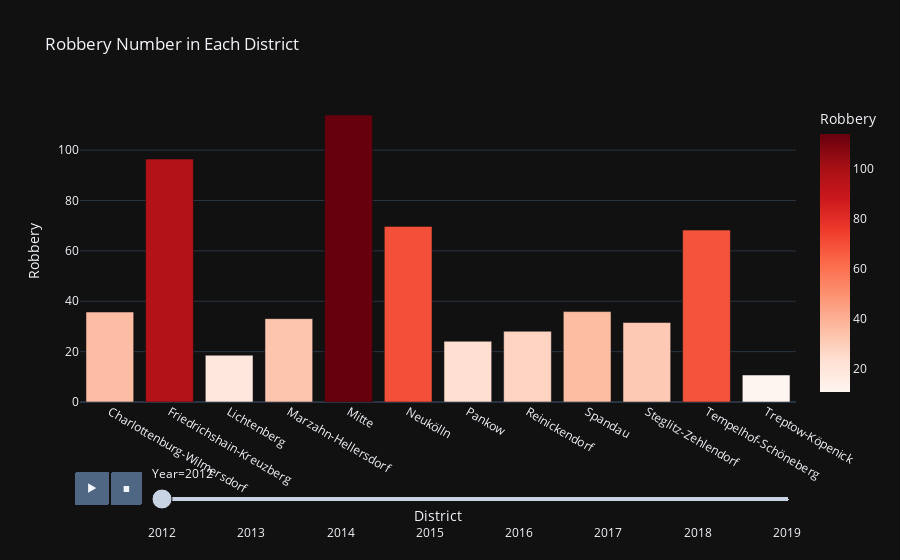

Notebook code cell kept with this figure:
### Code cell
# Filtering The Data We Want
data1 = bc.groupby(['District','Year'],as_index=False)['Robbery'].mean()

# Making The Bar Char
px.bar(data1,x='District',y='Robbery', 
       color= "Robbery",color_continuous_scale = px.colors.sequential.Reds, 
       template = "plotly_dark",
       title = "Robbery Number in Each District" ,
       animation_frame='Year',
      )

### Figure 1 — Plotly figure (JSON) as saved in the notebook; plotly's stock layout.template omitted (floating-point values rounded to 4 significant figures)
{"data": [{"alignmentgroup": "True", "hovertemplate": "Year=2012<br>District=%{x}<br>Robbery=%{marker.color}<extra></extra>", "legendgroup": "", "marker": {"color": [35.72, 96.44, 18.57, 33.1, 113.9, 69.73, 24.12, 28.08, 35.9, 31.56, 68.25, 10.71], "coloraxis": "coloraxis", "pattern": {"shape": ""}}, "name": "", "offsetgroup": "", "orientation": "v", "showlegend": false, "textposition": "auto", "type": "bar", "x": ["Charlottenburg-Wilmersdorf", "Friedrichshain-Kreuzberg", "Lichtenberg", "Marzahn-Hellersdorf", "Mitte", "Neukölln", "Pankow", "Reinickendorf", "Spandau", "Steglitz-Zehlendorf", "Tempelhof-Schöneberg", "Treptow-Köpenick"], "xaxis": "x", "y": [35.72, 96.44, 18.57, 33.1, 113.9, 69.73, 24.12, 28.08, 35.9, 31.56, 68.25, 10.71], "yaxis": "y"}], "layout": {"barmode": "relative", "coloraxis": {"colorbar": {"title": {"text": "Robbery"}}, "colorscale": [[0, "rgb(255,245,240)"], [0.125, "rgb(254,224,210)"], [0.25, "rgb(252,187,161)"], [0.375, "rgb(252,146,114)"], [0.5, "rgb(251,106,74)"], [0.625, "rgb(239,59,44)"], [0.75, "rgb(203,24,29)"], [0.875, "rgb(165,15,21)"], [1, "rgb(103,0,13)"]]}, "legend": {"tracegroupgap": 0}, "sliders": [{"active": 0, "currentvalue": {"prefix": "Year="}, "len": 0.9, "pad": {"b": 10, "t": 60}, "steps": [{"args": [["2012"], {"frame": {"duration": 0, "redraw": true}, "fromcurrent": true, "mode": "immediate", "transition": {"duration": 0, "easing": "linear"}}], "label": "2012", "method": "animate"}, {"args": [["2013"], {"frame": {"duration": 0, "redraw": true}, "fromcurrent": true, "mode": "immediate", "transition": {"duration": 0, "easing": "linear"}}], "label": "2013", "method": "animate"}, {"args": [["2014"], {"frame": {"duration": 0, "redraw": true}, "fromcurrent": true, "mode": "immediate", "transition": {"duration": 0, "easing": "linear"}}], "label": "2014", "method": "animate"}, {"args": [["2015"], {"frame": {"duration": 0, "redraw": true}, "fromcurrent": true, "mode": "immediate", "transition": {"duration": 0, "easing": "linear"}}], "label": "2015", "method": "animate"}, {"args": [["2016"], {"frame": {"duration": 0, "redraw": true}, "fromcurrent": true, "mode": "immediate", "transition": {"duration": 0, "easing": "linear"}}], "label": "2016", "method": "animate"}, {"args": [["2017"], {"frame": {"duration": 0, "redraw": true}, "fromcurrent": true, "mode": "immediate", "transition": {"duration": 0, "easing": "linear"}}], "label": "2017", "method": "animate"}, {"args": [["2018"], {"frame": {"duration": 0, "redraw": true}, "fromcurrent": true, "mode": "immediate", "transition": {"duration": 0, "easing": "linear"}}], "label": "2018", "method": "animate"}, {"args": [["2019"], {"frame": {"duration": 0, "redraw": true}, "fromcurrent": true, "mode": "immediate", "transition": {"duration": 0, "easing": "linear"}}], "label": "2019", "method": "animate"}], "x": 0.1, "xanchor": "left", "y": 0, "yanchor": "top"}], "title": {"text": "Robbery Number in Each District"}, "updatemenus": [{"buttons": [{"args": [null, {"frame": {"duration": 500, "redraw": true}, "fromcurrent": true, "mode": "immediate", "transition": {"duration": 500, "easing": "linear"}}], "label": "&#9654;", "method": "animate"}, {"args": [[null], {"frame": {"duration": 0, "redraw": true}, "fromcurrent": true, "mode": "immediate", "transition": {"duration": 0, "easing": "linear"}}], "label": "&#9724;", "method": "animate"}], "direction": "left", "pad": {"r": 10, "t": 70}, "showactive": false, "type": "buttons", "x": 0.1, "xanchor": "right", "y": 0, "yanchor": "top"}], "xaxis": {"anchor": "y", "domain": [0, 1], "title": {"text": "District"}}, "yaxis": {"anchor": "x", "domain": [0, 1], "title": {"text": "Robbery"}}}}
